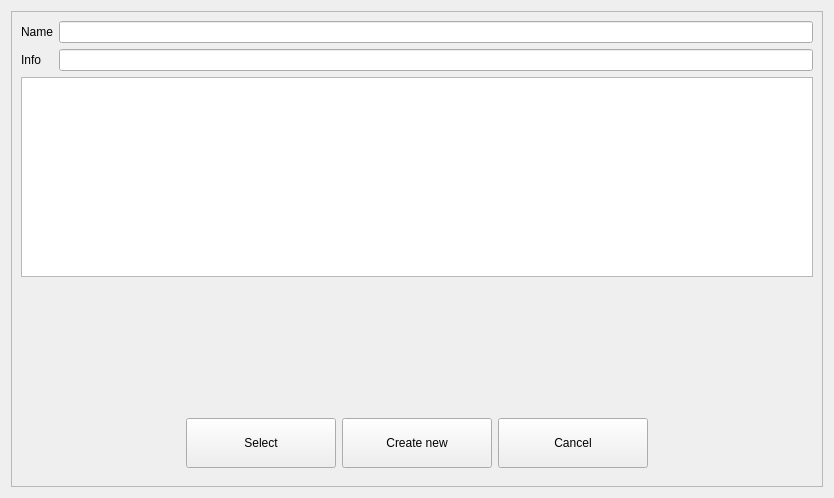
<?xml version="1.0" encoding="UTF-8"?>
<ui version="4.0">
 <class>DlgDeptHolder</class>
 <widget class="QDialog" name="DlgDeptHolder">
  <property name="geometry">
   <rect>
    <x>0</x>
    <y>0</y>
    <width>834</width>
    <height>498</height>
   </rect>
  </property>
  <property name="windowTitle">
   <string>Dialog</string>
  </property>
  <layout class="QHBoxLayout" name="horizontalLayout_2">
   <item>
    <widget class="QFrame" name="frame">
     <property name="frameShape">
      <enum>QFrame::StyledPanel</enum>
     </property>
     <property name="frameShadow">
      <enum>QFrame::Raised</enum>
     </property>
     <layout class="QGridLayout" name="gridLayout">
      <item row="3" column="0" colspan="2">
       <widget class="RKeyboard" name="wKbd" native="true">
        <property name="sizePolicy">
         <sizepolicy hsizetype="Preferred" vsizetype="Preferred">
          <horstretch>0</horstretch>
          <verstretch>1</verstretch>
         </sizepolicy>
        </property>
       </widget>
      </item>
      <item row="4" column="0" colspan="2">
       <widget class="QWidget" name="widget" native="true">
        <layout class="QHBoxLayout" name="horizontalLayout">
         <item>
          <spacer name="horizontalSpacer">
           <property name="orientation">
            <enum>Qt::Horizontal</enum>
           </property>
           <property name="sizeHint" stdset="0">
            <size>
             <width>40</width>
             <height>20</height>
            </size>
           </property>
          </spacer>
         </item>
         <item>
          <widget class="QPushButton" name="btnSave">
           <property name="minimumSize">
            <size>
             <width>150</width>
             <height>50</height>
            </size>
           </property>
           <property name="maximumSize">
            <size>
             <width>16777215</width>
             <height>222</height>
            </size>
           </property>
           <property name="focusPolicy">
            <enum>Qt::NoFocus</enum>
           </property>
           <property name="text">
            <string>Select</string>
           </property>
           <property name="icon">
            <iconset resource="res.qrc">
             <normaloff>:/images/ok.png</normaloff>:/images/ok.png</iconset>
           </property>
           <property name="iconSize">
            <size>
             <width>32</width>
             <height>32</height>
            </size>
           </property>
          </widget>
         </item>
         <item>
          <widget class="QPushButton" name="btnCreateNew">
           <property name="minimumSize">
            <size>
             <width>150</width>
             <height>50</height>
            </size>
           </property>
           <property name="maximumSize">
            <size>
             <width>16777215</width>
             <height>222</height>
            </size>
           </property>
           <property name="focusPolicy">
            <enum>Qt::NoFocus</enum>
           </property>
           <property name="text">
            <string>Create new</string>
           </property>
           <property name="icon">
            <iconset resource="res.qrc">
             <normaloff>:/images/revive.png</normaloff>:/images/revive.png</iconset>
           </property>
           <property name="iconSize">
            <size>
             <width>32</width>
             <height>32</height>
            </size>
           </property>
          </widget>
         </item>
         <item>
          <widget class="QPushButton" name="btnCancel">
           <property name="minimumSize">
            <size>
             <width>150</width>
             <height>50</height>
            </size>
           </property>
           <property name="maximumSize">
            <size>
             <width>16777215</width>
             <height>222</height>
            </size>
           </property>
           <property name="focusPolicy">
            <enum>Qt::NoFocus</enum>
           </property>
           <property name="text">
            <string>Cancel</string>
           </property>
           <property name="icon">
            <iconset resource="res.qrc">
             <normaloff>:/images/cancel.png</normaloff>:/images/cancel.png</iconset>
           </property>
           <property name="iconSize">
            <size>
             <width>32</width>
             <height>32</height>
            </size>
           </property>
          </widget>
         </item>
         <item>
          <spacer name="horizontalSpacer_2">
           <property name="orientation">
            <enum>Qt::Horizontal</enum>
           </property>
           <property name="sizeHint" stdset="0">
            <size>
             <width>40</width>
             <height>20</height>
            </size>
           </property>
          </spacer>
         </item>
        </layout>
       </widget>
      </item>
      <item row="0" column="1">
       <widget class="EQLineEdit" name="leName"/>
      </item>
      <item row="1" column="0">
       <widget class="QLabel" name="label_2">
        <property name="text">
         <string>Info</string>
        </property>
       </widget>
      </item>
      <item row="1" column="1">
       <widget class="EQLineEdit" name="leInfo"/>
      </item>
      <item row="0" column="0">
       <widget class="QLabel" name="label">
        <property name="text">
         <string>Name</string>
        </property>
       </widget>
      </item>
      <item row="2" column="0" colspan="2">
       <widget class="QListWidget" name="lstHolders">
        <property name="minimumSize">
         <size>
          <width>0</width>
          <height>200</height>
         </size>
        </property>
        <property name="focusPolicy">
         <enum>Qt::NoFocus</enum>
        </property>
       </widget>
      </item>
     </layout>
    </widget>
   </item>
  </layout>
 </widget>
 <customwidgets>
  <customwidget>
   <class>EQLineEdit</class>
   <extends>QLineEdit</extends>
   <header location="global">eqlineedit.h</header>
  </customwidget>
  <customwidget>
   <class>RKeyboard</class>
   <extends>QWidget</extends>
   <header location="global">rkeyboard.h</header>
   <container>1</container>
  </customwidget>
 </customwidgets>
 <resources>
  <include location="res.qrc"/>
 </resources>
 <connections/>
</ui>
